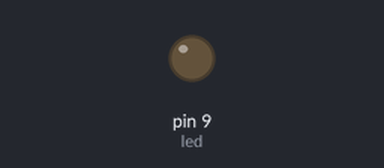
Bench run of a sketch on a simulated Arduino Uno, built with avr-gcc and run on an emulated ATmega328P. Shown: output pins drawn as LEDs (lit = HIGH).

Above: at 0.05 s.
At 0.55 s:
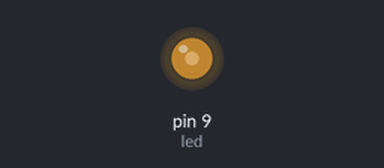
At 1.0 s:
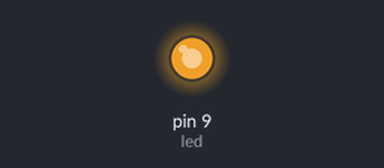
At 2.0 s:
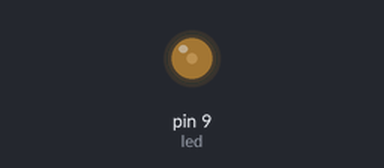
Timing chart, 0 to 5.1 s (numbered marks = the images above):
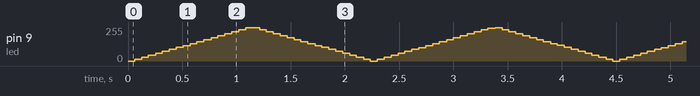

The sketch:

GradualLightUp.ino
```cpp
//PORT B
#define led 1
#define delay 5000
void setup() {
  DDRB |= (1<<led);
  TCCR1A = 0;
  TCCR1B = 0;
  TCNT1 = 0;
  //Non-Inverting mode
  TCCR1A |= (1<<7);
  //Fast PWM mode 8 bit
  TCCR1A |= (1<<0);
  TCCR1B |= (1<<3);
  //Set presclaer to 256
  TCCR1B |= (1<<2);
}

void loop() {
  for(int i=0;i<255;i++){
    OCR1A = i;
    volatile int j=delay;
    while(j--);
  }
  for(int i=255;i>=0;i--){
    OCR1A = i;
    volatile int j=delay;
    while(j--);
  }
}
```
